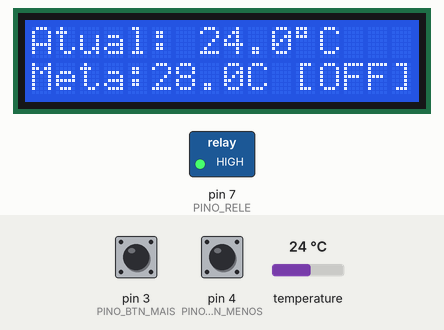
Bench run of a sketch on a simulated Arduino Uno, built with avr-gcc and run on an emulated ATmega328P. On the bench: 16×2 character LCD, switched loads named in the sketch (green lamp = pin HIGH). Inputs (shaded band) come from the test bench; at power-on: temperature 24 °C, pin 3 (PINO_BTN_MAIS) HIGH, pin 4 (PINO_BTN_MENOS) HIGH. What the sketch prints to the serial monitor is not drawn.

Above: at 1.9 s.
2.0 s: temperature set to 28.1 °C
At 3.1 s:
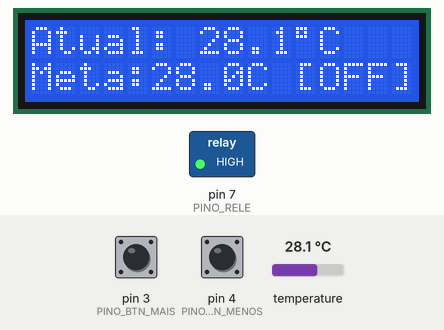
3.6 s: temperature set to 29 °C
At 4.9 s:
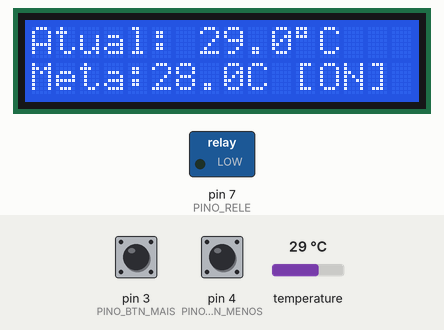
5.2 s: pin 3 (PINO_BTN_MAIS) pulled LOW for 3.2 s
At 9.7 s:
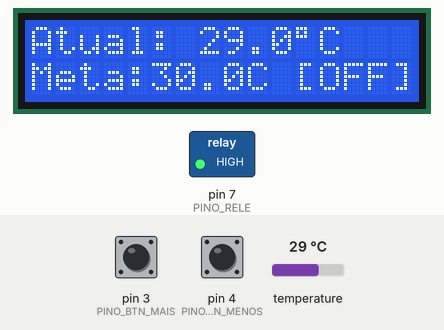
9.9 s: pin 3 (PINO_BTN_MAIS) pulled LOW for 1 s
At 12.1 s:
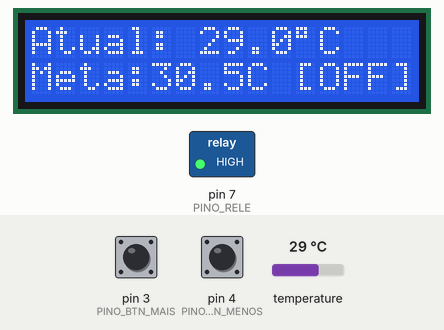
12.5 s: pin 4 (PINO_BTN_MENOS) pulled LOW for 3.2 s
At 17.5 s:
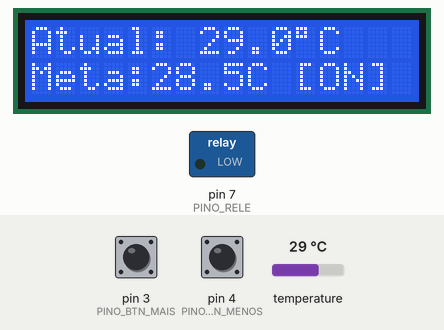
18.0 s: temperature set to 27.7 °C
At 18.5 s:
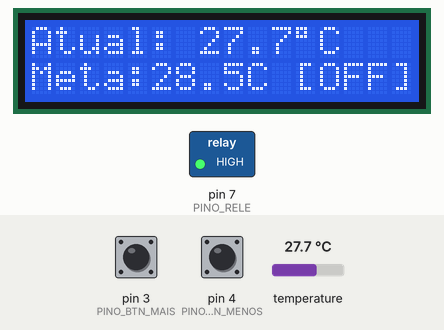
Timing chart, 0 to 20.6 s (numbered marks = the images above; inputs shaded):
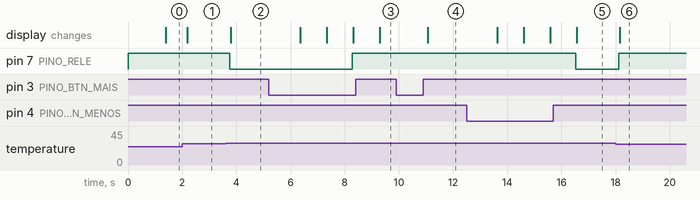

The sketch:

p62_termostato_com_rele.ino
```cpp
// ============================================================================
// Projeto 62 — Termostato com Relé
// Placa: Arduino Uno R3 (ATmega328P) | Bibliotecas: Wire, LiquidCrystal I2C, OneWire, DallasTemperature
// Material: 80 Projetos Arduino
// Controle térmico com histerese (±0,5 °C), DS18B20, botões, LCD I2C e Relé 5V
// ============================================================================

#include <Wire.h>
#include <LiquidCrystal_I2C.h>
#include <OneWire.h>
#include <DallasTemperature.h>

const byte PINO_ONEWIRE   = 2;  // Dados do DS18B20 (com pull-up de 4,7k para 5V)
const byte PINO_BTN_MAIS  = 3;  // Botão +0,5 °C (INPUT_PULLUP)
const byte PINO_BTN_MENOS = 4;  // Botão -0,5 °C (INPUT_PULLUP)
const byte PINO_RELE      = 7;  // Módulo Relé 5V
const byte PINO_I2C_SDA   = A4; // Barramento I2C SDA
const byte PINO_I2C_SCL   = A5; // Barramento I2C SCL

// AJUSTE AQUI: Módulos relé comuns ligam em LOW; mude para HIGH se necessário
const byte NIVEL_RELE_LIGADO    = LOW;
const byte NIVEL_RELE_DESLIGADO = HIGH;
const float HISTERESE = 0.5; // Janela de ±0,5 °C

LiquidCrystal_I2C lcd(0x27, 16, 2);
OneWire oneWire(PINO_ONEWIRE);
DallasTemperature sensores(&oneWire);

float tempAlvo = 28.0;
bool releAtivo = false;
unsigned long ultimaConversao = 0;
float tempAtual = 25.0;

void setup() {
  (void)PINO_I2C_SDA;
  (void)PINO_I2C_SCL;
  Serial.begin(9600);

  pinMode(PINO_BTN_MAIS, INPUT_PULLUP);
  pinMode(PINO_BTN_MENOS, INPUT_PULLUP);
  pinMode(PINO_RELE, OUTPUT);
  digitalWrite(PINO_RELE, NIVEL_RELE_DESLIGADO);

  sensores.begin();
  lcd.init();
  lcd.backlight();

  Serial.println(F("Sistema pronto! Termostato Digital com Histerese."));
}

void loop() {
  // Leitura dos botões de ajuste de Setpoint
  if (digitalRead(PINO_BTN_MAIS) == LOW) {
    tempAlvo += 0.5;
    if (tempAlvo > 60.0) tempAlvo = 60.0;
    delay(180);
  }
  if (digitalRead(PINO_BTN_MENOS) == LOW) {
    tempAlvo -= 0.5;
    if (tempAlvo < 5.0) tempAlvo = 5.0;
    delay(180);
  }

  // Atualiza leitura do DS18B20 a cada 600 ms
  if (millis() - ultimaConversao >= 600) {
    ultimaConversao = millis();
    sensores.requestTemperatures();
    float lida = sensores.getTempCByIndex(0);
    if (lida != DEVICE_DISCONNECTED_C && lida > -50.0 && lida < 125.0) {
      tempAtual = lida;
    }

    // Controle com histerese (modo resfriamento: liga acima de Alvo + 0.5, desliga abaixo de Alvo - 0.5)
    if (!releAtivo && tempAtual >= (tempAlvo + HISTERESE)) {
      releAtivo = true;
      digitalWrite(PINO_RELE, NIVEL_RELE_LIGADO);
    } else if (releAtivo && tempAtual <= (tempAlvo - HISTERESE)) {
      releAtivo = false;
      digitalWrite(PINO_RELE, NIVEL_RELE_DESLIGADO);
    }

    lcd.setCursor(0, 0);
    lcd.print(F("Atual: "));
    lcd.print(tempAtual, 1);
    lcd.print((char)223);
    lcd.print(F("C   "));

    lcd.setCursor(0, 1);
    lcd.print(F("Meta:"));
    lcd.print(tempAlvo, 1);
    lcd.print(F("C "));
    lcd.print(releAtivo ? F("[ON] ") : F("[OFF]"));

    Serial.print(F("Atual: "));
    Serial.print(tempAtual, 1);
    Serial.print(F(" C | Meta: "));
    Serial.print(tempAlvo, 1);
    Serial.print(F(" C | Rele: "));
    Serial.println(releAtivo ? F("LIGADO") : F("DESLIGADO"));
  }
}
```

Measured:
- the behaviour switches between 28.4 and 28.5 °C on temperature (found by bisection; images 1 and 2)
- the behaviour switches between 28.1 and 28 °C on temperature (found by bisection; images 5 and 6)
- after the input at 2.0 s, the display: changes after 0.19 s (image 1)
- after the input at 3.6 s, pin 7 (PINO_RELE): HIGH → LOW after 0.15 s; the display: changes after 0.19 s (image 2)
- after the input at 5.2 s, pin 7 (PINO_RELE): LOW → HIGH after 3.1 s; the display: first changes after 1.2 s (image 3 shows a later state)
- after the input at 9.9 s, the display: changes after 1.2 s (image 4)
- after the input at 12.5 s, pin 7 (PINO_RELE): HIGH → LOW after 4.0 s; the display: first changes after 1.1 s (image 5 shows a later state)
- after the input at 18.0 s, pin 7 (PINO_RELE): LOW → HIGH after 0.12 s; the display: changes after 0.15 s (image 6)
